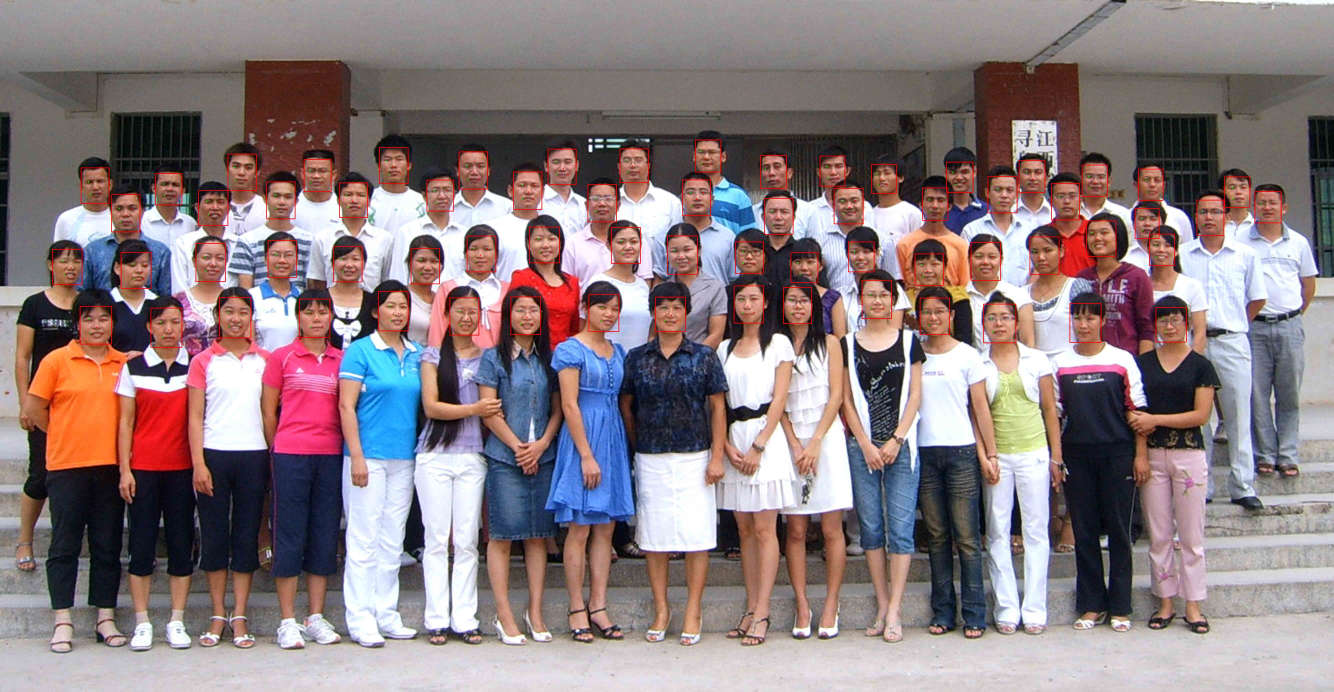
#> input picture RetinaFace/detector_test.jpg, 5334 x 2767 px (shown at 1/4 size)
$ python -i face_preprocess.py   (imports and definitions only)   (older library calls are emulated)
#> lines starting #> are read from the running program, lines starting #| are printed output that depends on the picture
import cv2
import numpy as np
from skimage import transform as trans


def parse_lst_line(line):
    vec = line.strip().split("\t")
    assert len(vec) >= 3
    aligned = int(vec[0])
    image_path = vec[1]
    label = int(vec[2])
    bbox = None
    landmark = None
    # print(vec)
    if len(vec) > 3:
        bbox = np.zeros((4,), dtype=np.int32)
        for i in range(3, 7):
            bbox[i - 3] = int(vec[i])
        landmark = None
        if len(vec) > 7:
            _l = []
            for i in range(7, 17):
                _l.append(float(vec[i]))
            landmark = np.array(_l).reshape((2, 5)).T
    # print(aligned)
    return image_path, label, bbox, landmark, aligned


def read_image(img_path, **kwargs):
    mode = kwargs.get('mode', 'rgb')
    layout = kwargs.get('layout', 'HWC')
    if mode == 'gray':
        img = cv2.imread(img_path, cv2.CV_LOAD_IMAGE_GRAYSCALE)
    else:
        # img = cv2.imread(img_path, cv2.CV_LOAD_IMAGE_COLOR)
        img = cv2.imread(img_path)
        if mode == 'rgb':
            # print('to rgb')
            img = img[..., ::-1]
        if layout == 'CHW':
            img = np.transpose(img, (2, 0, 1))
    return img


def preprocess(img, bbox=None, landmark=None, **kwargs):
    if isinstance(img, str):
        img = read_image(img, **kwargs)
    M = None
    image_size = []
    str_image_size = kwargs.get('image_size', '')
    if len(str_image_size) > 0:
        image_size = [int(x) for x in str_image_size.split(',')]
        if len(image_size) == 1:
            image_size = [image_size[0], image_size[0]]
        assert len(image_size) == 2
        assert image_size[0] == 112
        assert image_size[0] == 112 or image_size[1] == 96
    if landmark is not None:
        assert len(image_size) == 2
        src = np.array([
            [30.2946, 51.6963],
            [65.5318, 51.5014],
            [48.0252, 71.7366],
            [33.5493, 92.3655],
            [62.7299, 92.2041]], dtype=np.float32)
        if image_size[1] == 112:
            src[:, 0] += 8.0
        dst = landmark.astype(np.float32)

        tform = trans.SimilarityTransform()
        tform.estimate(dst, src)
        M = tform.params[0:2, :]
        # M = cv2.estimateRigidTransform( dst.reshape(1,5,2), src.reshape(1,5,2), False)

    if M is None:
        if bbox is None:  # use center crop
            det = np.zeros(4, dtype=np.int32)
            det[0] = int(img.shape[1] * 0.0625)
            det[1] = int(img.shape[0] * 0.0625)
            det[2] = img.shape[1] - det[0]
            det[3] = img.shape[0] - det[1]
        else:
            det = bbox
        margin = kwargs.get('margin', 44)
        bb = np.zeros(4, dtype=np.int32)
        bb[0] = np.maximum(det[0] - margin / 2, 0)
        bb[1] = np.maximum(det[1] - margin / 2, 0)
        bb[2] = np.minimum(det[2] + margin / 2, img.shape[1])
        bb[3] = np.minimum(det[3] + margin / 2, img.shape[0])
        ret = img[bb[1]:bb[3], bb[0]:bb[2], :]
        if len(image_size) > 0:
            ret = cv2.resize(ret, (image_size[1], image_size[0]))
        return ret
    else:  # do align using landmark
        assert len(image_size) == 2

        # [7 lines of commented-out code are left out]
        warped = cv2.warpAffine(img, M, (image_size[1], image_size[0]), borderValue=0.0)

        # tform3 = trans.ProjectiveTransform()
        # tform3.estimate(src, dst)
        # warped = trans.warp(img, tform3, output_shape=_shape)
        return warped

>>> import cv2
>>> picture = cv2.imread('../../RetinaFace/detector_test.jpg')
#> picture is the input picture: shape (2767, 5334, 3); mean B, G, R 127.1, 124.5, 140.1
>>> result = preprocess(picture)
#> in preprocess, `ret = img[bb[1]:bb[3], bb[0]:bb[2], :]`:
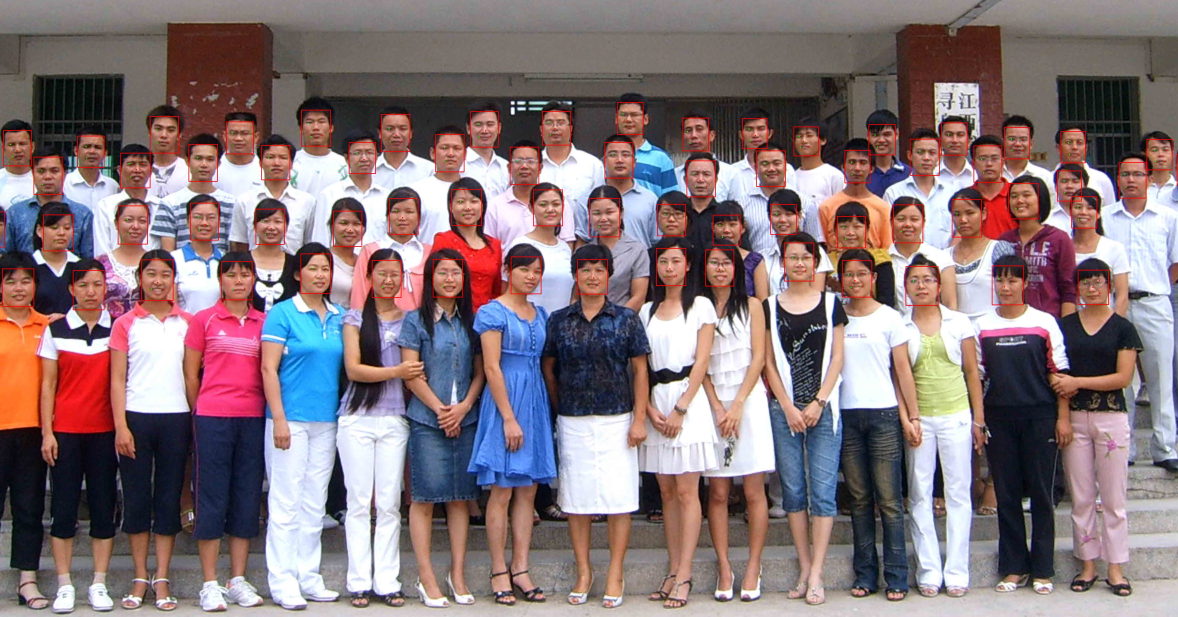
#> ret: shape (2467, 4712, 3) (shown at 1/4 size); mean B, G, R 119.9, 116.6, 134.2
